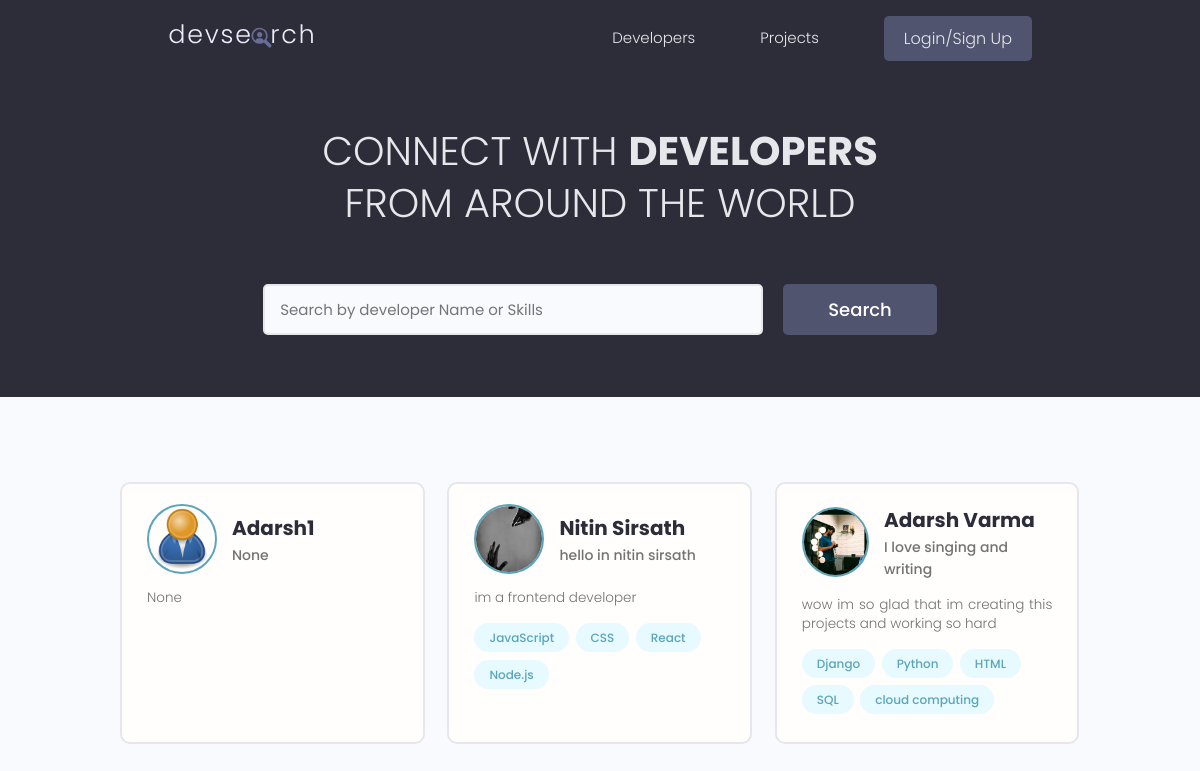
Before: / with the older database file.
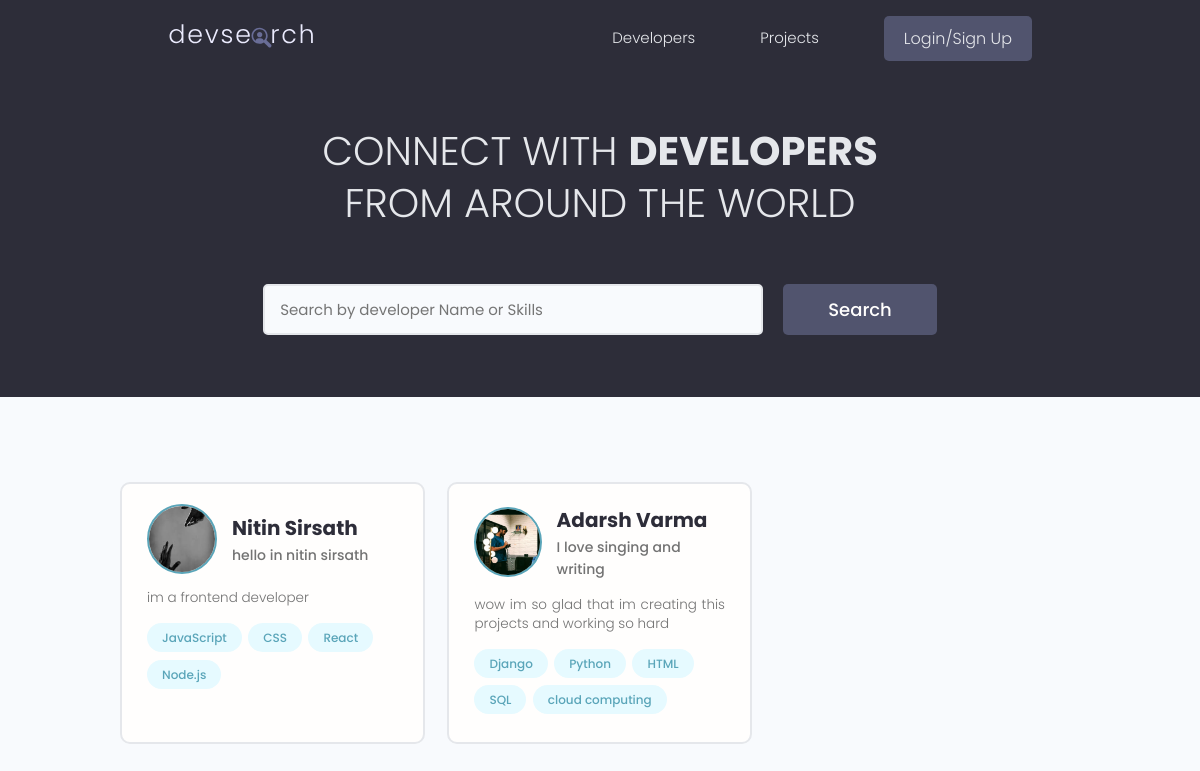
After: the same page with the newer database file.
### users/models.py (models this page shows, shortened)
class Profile(models.Model):
    user = models.OneToOneField(User, on_delete=models.CASCADE, null=True, blank=True)
    name = models.CharField(max_length=200, null=True, blank=True)
    email = models.EmailField(max_length=500, null=True, blank=True)
    username = models.CharField(max_length=200, null=True, blank=True)
    location = models.CharField(max_length=200, null=True, blank=True)
    short_intro = models.CharField(max_length=200, null=True, blank=True)
    bio = models.TextField(null=True, blank=True)
    profile_image = models.ImageField(null=True, blank=True, upload_to='profiles/', default='profiles/user-default.png')
    social_github = models.CharField(max_length=200, null=True, blank=True)
    social_twitter = models.CharField(max_length=200, null=True, blank=True)
    social_linkedin = models.CharField(max_length=200, null=True, blank=True)
    social_youtube = models.CharField(max_length=200, null=True, blank=True)
    social_website = models.CharField(max_length=200, null=True, blank=True)
    created = models.DateTimeField(auto_now_add=True)
    id = models.UUIDField(default=uuid.uuid4, unique=True, primary_key=True, editable=False)
    class Meta:
        ordering = ['-created']

class Skill(models.Model):
    owner = models.ForeignKey(Profile, on_delete=models.CASCADE, null=True, blank=True)
    name = models.CharField(max_length=200, null=True, blank=True)
    description = models.TextField(null=True, blank=True)
    created = models.DateTimeField(auto_now_add=True)
    id = models.UUIDField(default=uuid.uuid4, unique=True, primary_key=True, editable=False)
    def __str__(self):
        return str(self.name)

### users/views.py (the view)
# urls.py: path('', profiles, name = 'profiles'),
def profiles(request):
    profiles, search_query = searchProfile(request)
    custom_range, profiles = paginateProfiles(request, profiles, 6)
    context = {'profiles':profiles, 'search_query':search_query, 'custom_range':custom_range}
    return render(request, 'users/profiles.html', context)

### users/utils.py (called while the page is built)
def searchProfile(request):
    search_query = ''
    if request.GET.get('search_query'):
        search_query = request.GET.get('search_query')
    skills = Skill.objects.filter(name__icontains =search_query)
    profiles = Profile.objects.distinct().filter(
        Q(name__icontains = search_query) |
        Q(name__icontains = search_query) |
        Q(skill__in = skills)
        )
    return profiles, search_query

def paginateProfiles(request, profiles, result):
    page = request.GET.get('page')
    paginator = Paginator(profiles, result)
    try:
        profiles = paginator.page(page)
    except PageNotAnInteger:
        page = 1
        profiles = paginator.page(page)
    except EmptyPage:
        page = paginator.num_pages
        profiles = paginator.page(page)
    left_index = (int(page) - 2)
    if left_index < 1:
        left_index = 1
    right_index = (int(page) + 3)
    if right_index > paginator.num_pages:
        right_index = paginator.num_pages + 1
    custom_range = range(left_index, right_index)
    return  custom_range, profiles

### users/templates/users/profiles.html (shortened to what this page needs)
{% extends 'main.html' %}
{% block content %}
<main class="home">
  <section class="hero-section text-center">
    <div class="container container--narrow">
      <div class="hero-section__box">
        <h2>CONNECT WITH <span>DEVELOPERS</span></h2>
        <h2>FROM AROUND THE WORLD</h2>
      </div>
      <div class="hero-section__search">
        <form class="form" action="{% url 'profiles' %}" method="get">
          <div class="form__field">
            <input class="input input--text" id="formInput#search" type="text" name="search_query"
              value="{{search_query}}" placeholder="Search by developer Name or Skills" />
          </div>
          <input class="btn btn--sub btn--lg" type="submit" value="Search" />
        </form>
      </div>
    </div>
  </section>
  <section class="devlist">
    <div class="container">
      <div class="grid grid--three">
        {% for profile in profiles %}
            <div class="column card">
              <div class="dev">
                  <a href="{% url 'user-profile' profile.id %}" class="card__body">
                      <div class="dev__profile">
                          <img class="avatar avatar--md" src="{{ profile.profile_image.url }}" alt="image" />
                          <div class="dev__meta">
                              <h3>{{profile.name}}</h3>
                              <h5>{{profile.short_intro|slice:"60"}}</h5>
                          </div>
                      </div>
                      <p class="dev__info">{{profile.bio|slice:"150"}}</p>
                      <div class="dev__skills">
                          {% for skill in profile.skill_set.all|slice:"5" %}
                              <span class="tag tag--pill tag--main">
                                  <small>{{skill}}</small>
                              </span>
                          {% endfor %}
                      </div>
                  </a>
              </div>
            </div>
        {% endfor %}
      </div>
    </div>
  </section>
</main>
{% endblock content %}

Changed rows visible on the page:
removed Profile: profile_image (placeholder picture), name "Adarsh1", short_intro "None", bio "None"
